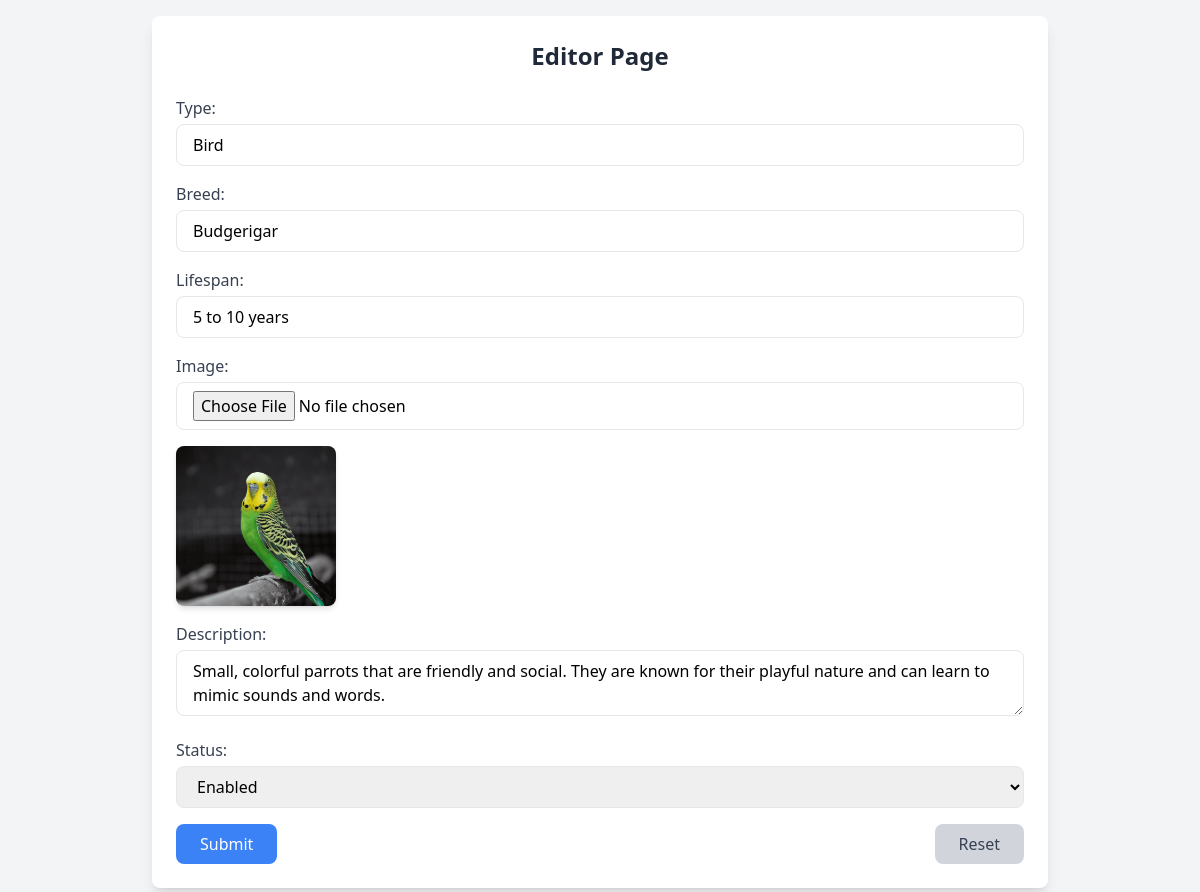
The app's page /admin/editPet.php?id=14 (signed in) with its own data.
### tables this page shows
CREATE TABLE `images` (
  `id` int(11) NOT NULL,
  `file_path` varchar(255) NOT NULL,
  `type` varchar(100) NOT NULL,
  `breed` varchar(100) NOT NULL,
  `lifespan` varchar(100) NOT NULL,
  `description` text NOT NULL,
  `status` varchar(10) DEFAULT 'enabled'
);

### admin/editPet.php (the view, shortened to what this page needs)
<?php
require_once '../constant/config.php';
$fetch = null;
if (isset($_GET['id'])) {
    $id = intval($_GET['id']);
    $stmt = $conn->prepare("SELECT * FROM images WHERE id = :id");
    $stmt->execute(['id' => $id]);
    $fetch = $stmt->fetch(PDO::FETCH_ASSOC);
}
?>
<!DOCTYPE html>
<html lang="en">
<head>
    <script src="https://cdn.tailwindcss.com"></script>
</head>
<body class="bg-gray-100 min-h-screen flex items-center justify-center p-4">
    <div class="bg-white p-6 rounded-lg shadow-lg max-w-4xl w-full">
        <h1 class="text-2xl font-bold text-gray-800 mb-6 text-center">Editor Page</h1>
        <form action="" method="post" enctype="multipart/form-data" class="space-y-4" onsubmit="return confirm('Are you sure you want to edit this information?');">
            <div>
                <label for="type" class="block text-gray-700 font-medium mb-1">Type:</label>
                <input type="text" id="type" name="type"
                       value="<?php echo htmlspecialchars($fetch['type'] ?? '', ENT_QUOTES); ?>"
                       class="w-full px-4 py-2 border rounded-lg focus:ring focus:ring-blue-300"
                       required>
            </div>
            <div>
                <label for="breed" class="block text-gray-700 font-medium mb-1">Breed:</label>
                <input type="text" id="breed" name="breed"
                       value="<?php echo htmlspecialchars($fetch['breed'] ?? '', ENT_QUOTES); ?>"
                       class="w-full px-4 py-2 border rounded-lg focus:ring focus:ring-blue-300"
                       required>
            </div>
            <div>
                <label for="lifespan" class="block text-gray-700 font-medium mb-1">Lifespan:</label>
                <input type="text" id="lifespan" name="lifespan"
                       value="<?php echo htmlspecialchars($fetch['lifespan'] ?? '', ENT_QUOTES); ?>"
                       class="w-full px-4 py-2 border rounded-lg focus:ring focus:ring-blue-300"
                       required>
            </div>
            <div>
                <label for="image" class="block text-gray-700 font-medium mb-1">Image:</label>
                <input type="file" id="image" name="image"
                       class="w-full px-4 py-2 border rounded-lg">
                <?php if ($fetch && !empty($fetch['file_path'])): ?>
                    <div class="mt-4">
                        <img src="<?php echo htmlspecialchars($fetch['file_path'], ENT_QUOTES); ?>"
                             alt="Current Image"
                             class="w-40 h-auto rounded-lg shadow-md">
                    </div>
                <?php endif; ?>
            </div>
            <div>
                <label for="description" class="block text-gray-700 font-medium mb-1">Description:</label>
                <textarea id="description" name="description"
                          class="w-full px-4 py-2 border rounded-lg focus:ring focus:ring-blue-300"><?php echo htmlspecialchars($fetch['description'] ?? '', ENT_QUOTES); ?></textarea>
            </div>
            <div>
                <label for="status" class="block text-gray-700 font-medium mb-1">Status:</label>
                <select name="status" id="status"
                        class="w-full px-4 py-2 border rounded-lg focus:ring focus:ring-blue-300">
                    <option value="enabled" <?php echo ($fetch['status'] ?? '') === 'enabled' ? 'selected' : ''; ?>>Enabled</option>
                </select>
            </div>
            <div class="flex justify-between">
                <button type="submit" name="submit"
                        class="bg-blue-500 text-white px-6 py-2 rounded-lg hover:bg-blue-600 focus:ring focus:ring-blue-300">
                    Submit
                </button>
                <button type="reset"
                        class="bg-gray-300 text-gray-700 px-6 py-2 rounded-lg hover:bg-gray-400 focus:ring focus:ring-gray-300">
                    Reset
                </button>
            </div>
        </form>
    </div>
</body>
</html>

### records on screen
images: type "Bird", breed "Budgerigar", lifespan "5 to 10 years", file_path (picture), description "Small, colorful parrots that are friendly and social. They are known for their playful nature and can learn to mimic sounds and words.", status "Enabled"
